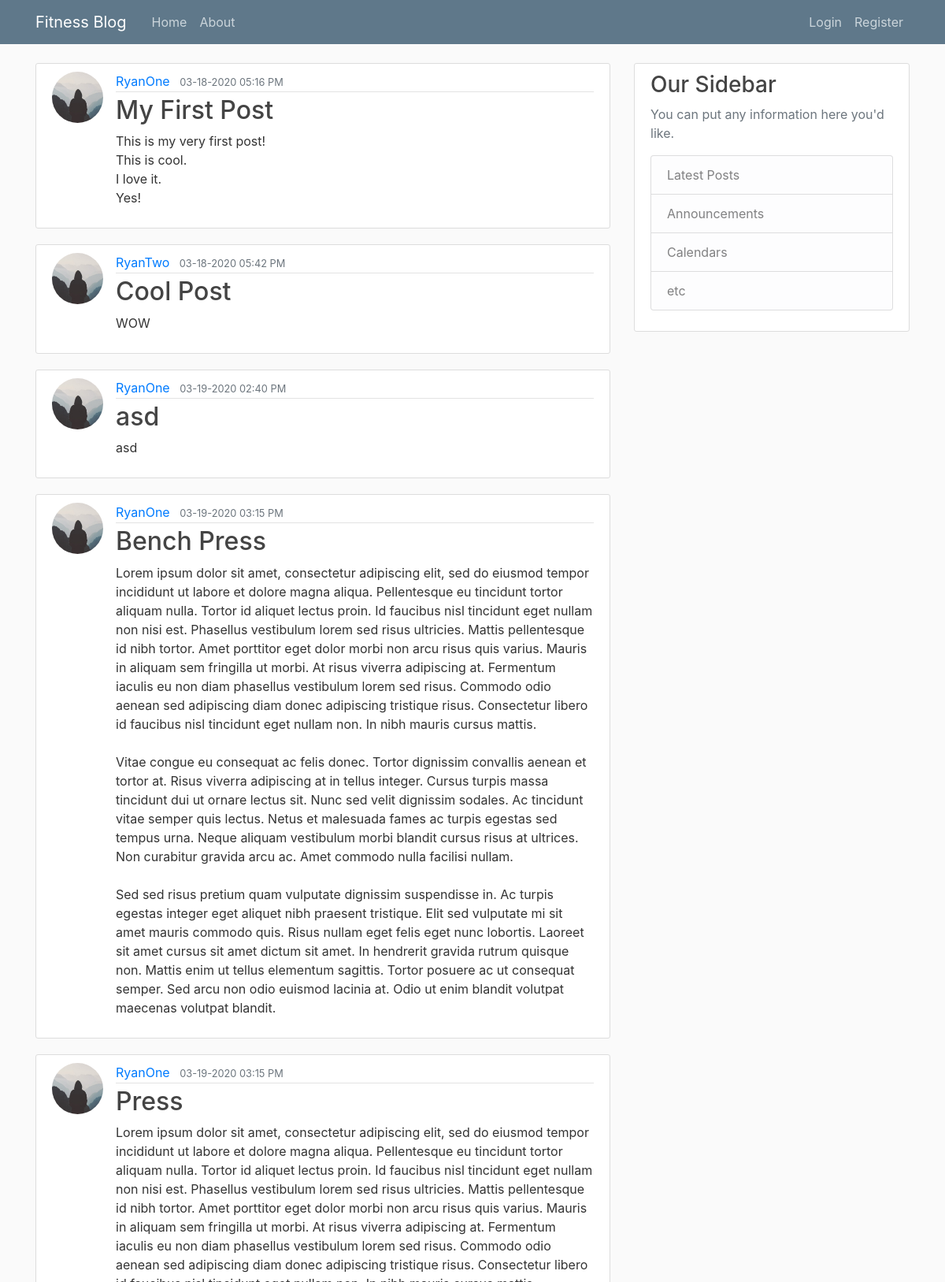
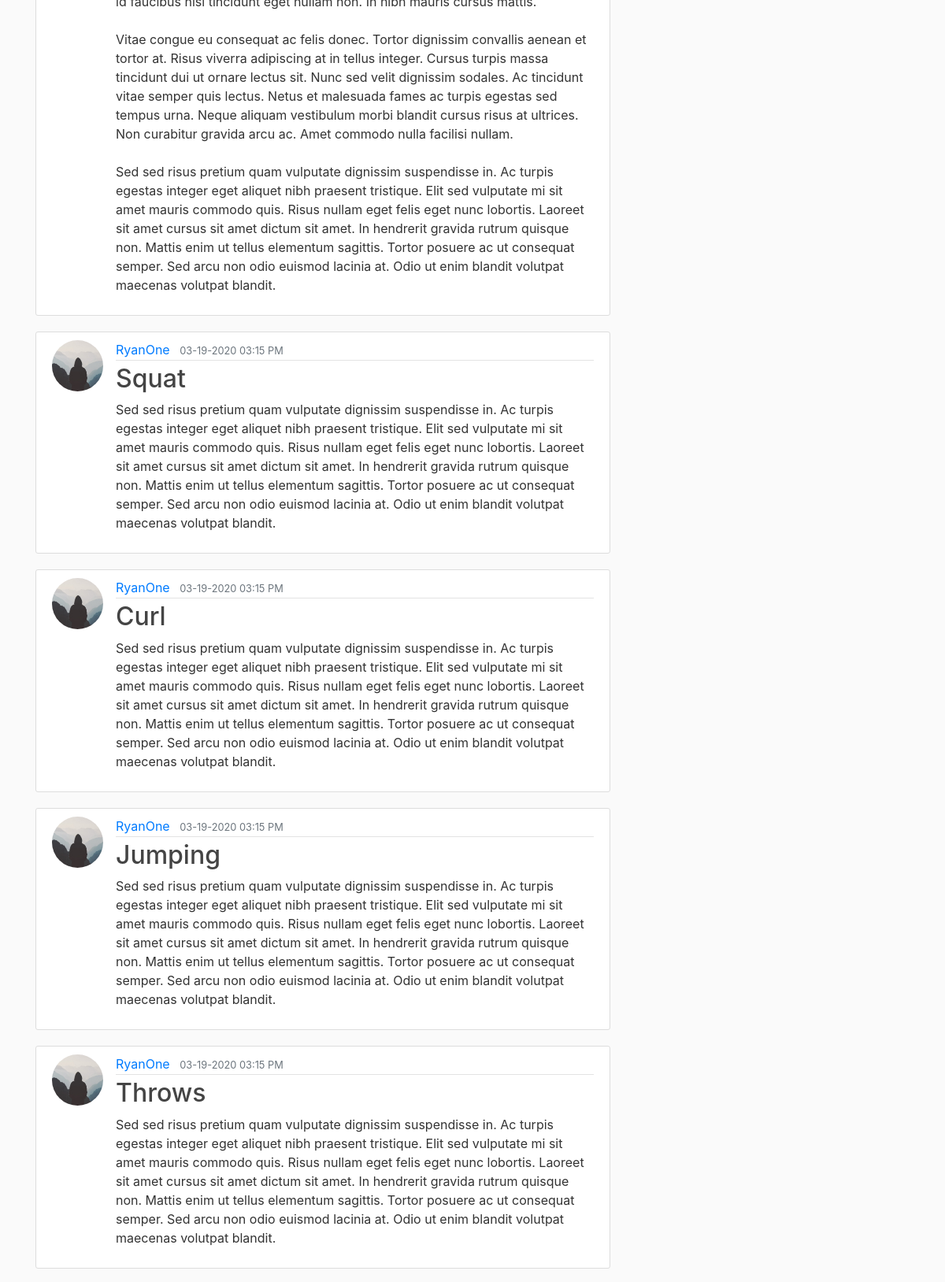
The page /home (upper part) on the database its author committed (2 pictures, top to bottom).
### fitnessblog/models.py (models this page shows, shortened)
class Post(db.Model):
    id = db.Column(db.Integer, primary_key=True)
    title = db.Column(db.String(100), nullable=False)
    date_posted = db.Column(db.DateTime, nullable=False, default=datetime.utcnow)
    content = db.Column(db.Text, nullable=False)
    user_id = db.Column(db.Integer, db.ForeignKey("user.id"), nullable=False)

class User(db.Model, UserMixin):
    id = db.Column(db.Integer, primary_key=True)
    username = db.Column(db.String(20), unique=True, nullable=False)
    email = db.Column(db.String(120), unique=True, nullable=False)
    image_file = db.Column(db.String(20), nullable=False, default="default.jpg")
    password = db.Column(db.String(60), nullable=False)
    posts = db.relationship("Post", backref="author", lazy=True)

### fitnessblog/routes.py (the view)
@app.route("/")
@app.route("/home")
def home():
    posts = Post.query.all()
    return render_template("home.html", posts=posts)

### fitnessblog/templates/home.html
{% extends "layout.html" %}
{% block content %}
  {% for post in posts %}
    <article class="media content-section">
      <img class="rounded-circle article-img" src="{{ url_for('static', filename='profile_pics/' + post.author.image_file) }}">
      <div class="media-body">
        <div class="article-metadata">
          <a class="mr-2" href="#">{{ post.author.username }}</a>
          <small class="text-muted">{{ post.date_posted.strftime('%m-%d-%Y %I:%M %p') }}</small>
        </div>
        <h2><a class="article-title" href="{{ url_for('post', post_id=post.id) }}">{{ post.title }}</a></h2>
        <p class="article-content">{{ post.content }}</p>
      </div>
    </article>
  {% endfor %}
{% endblock content %}

### fitnessblog/templates/layout.html (shortened to what this page needs)
<!DOCTYPE html>
<html lang="en">
  <head>
    <link rel="stylesheet" href="https://stackpath.bootstrapcdn.com/bootstrap/4.3.1/css/bootstrap.min.css">
    <link rel="stylesheet" type="text/css" href="{{ url_for('static', filename='main.css') }}">
  </head>
    <body>
      <header class="site-header">
        <nav class="navbar navbar-expand-md navbar-dark bg-steel fixed-top">
          <div class="container">
            <a class="navbar-brand mr-4" href="/">Fitness Blog</a>
            <div class="collapse navbar-collapse" id="navbarToggle">
              <div class="navbar-nav mr-auto">
                <a class="nav-item nav-link" href="{{ url_for('home') }}">Home</a>
                <a class="nav-item nav-link" href="{{ url_for('about') }}">About</a>
              </div>
              <div class="navbar-nav">
                {% if current_user.is_authenticated %}
                  <a class="nav-item nav-link" href="{{ url_for('new_post') }}">Create Post</a>
                  <a class="nav-item nav-link" href="{{ url_for('account') }}">Account</a>
                  <a class="nav-item nav-link" href="{{ url_for('logout') }}">Logout</a>
                {% else %}
                  <a class="nav-item nav-link" href="{{ url_for('login') }}">Login</a>
                  <a class="nav-item nav-link" href="{{ url_for('register') }}">Register</a>
                {% endif %}
              </div>
            </div>
          </div>
        </nav>
      </header>
      <main role="main" class="container">
        <div class="row">
          <div class="col-md-8">
            {% block content %}{% endblock %}
          </div>
          <div class="col-md-4">
            <div class="content-section">
              <h3>Our Sidebar</h3>
              <p class='text-muted'>You can put any information here you'd like.
                <ul class="list-group">
                  <li class="list-group-item list-group-item-light">Latest Posts</li>
                  <li class="list-group-item list-group-item-light">Announcements</li>
                  <li class="list-group-item list-group-item-light">Calendars</li>
                  <li class="list-group-item list-group-item-light">etc</li>
                </ul>
              </p>
            </div>
          </div>
        </div>
      </main>
    </body>
</html>

### fitnessblog/static/main.css (style rules this page uses)
body { background: #fafafa; color: #333333; margin-top: 5rem; }
h1, h2, h3, h4, h5, h6 { color: #444444; }
.bg-steel { background-color: #5f788a; }
.site-header .navbar-nav .nav-link { color: #cbd5db; }
.content-section { background: #ffffff; padding: 10px 20px; border: 1px solid #dddddd; border-radius: 3px; margin-bottom: 20px; }
.article-title { color: #444444; }
.article-content { white-space: pre-line; }
.article-img { height: 65px; width: 65px; margin-right: 16px; }
.article-metadata { padding-bottom: 1px; margin-bottom: 4px; border-bottom: 1px solid #e3e3e3; }

### rows shown on the page
Post: image_file (placeholder picture), author.username "RyanOne", date_posted "03-18-2020 05:16 PM", title "My First Post", content "This is my very first post! This is cool. I love it. Yes!"
Post: image_file (placeholder picture), author.username "RyanTwo", date_posted "03-18-2020 05:42 PM", title "Cool Post", content "WOW"
Post: image_file (placeholder picture), author.username "RyanOne", date_posted "03-19-2020 02:40 PM", title "asd", content "asd"
Post: image_file (placeholder picture), author.username "RyanOne", date_posted "03-19-2020 03:15 PM", title "Bench Press", content "Lorem ipsum dolor sit amet, consectetur adipiscing elit, sed do eiusmod tempor incididunt ut labore et dolore magna aliqua. Pellentesque eu tincidunt tortor aliquam nulla. Tortor id aliquet lectus proin. Id faucibus nisl tincidunt eget nullam non nisi est. Phasellus vestibulum lorem sed risus ultricies. Mattis pellentesque id nibh tortor. Amet porttitor eget dolor morbi non arcu risus quis varius. Mauris in aliquam sem fringilla ut morbi. At risus viverra adipiscing at. Fermentum iaculis eu non diam phasellus vestibulum lorem sed risus. Commodo odio aenean sed adipiscing diam donec adipiscing tristique risus. Consectetur libero id faucibus nisl tincidunt eget nullam non. In nibh mauris…"
Post: image_file (placeholder picture), author.username "RyanOne", date_posted "03-19-2020 03:15 PM", title "Press", content "Lorem ipsum dolor sit amet, consectetur adipiscing elit, sed do eiusmod tempor incididunt ut labore et dolore magna aliqua. Pellentesque eu tincidunt tortor aliquam nulla. Tortor id aliquet lectus proin. Id faucibus nisl tincidunt eget nullam non nisi est. Phasellus vestibulum lorem sed risus ultricies. Mattis pellentesque id nibh tortor. Amet porttitor eget dolor morbi non arcu risus quis varius. Mauris in aliquam sem fringilla ut morbi. At risus viverra adipiscing at. Fermentum iaculis eu non diam phasellus vestibulum lorem sed risus. Commodo odio aenean sed adipiscing diam donec adipiscing tristique risus. Consectetur libero id faucibus nisl tincidunt eget nullam non. In nibh mauris…"
Post: image_file (placeholder picture), author.username "RyanOne", date_posted "03-19-2020 03:15 PM", title "Squat", content "Sed sed risus pretium quam vulputate dignissim suspendisse in. Ac turpis egestas integer eget aliquet nibh praesent tristique. Elit sed vulputate mi sit amet mauris commodo quis. Risus nullam eget felis eget nunc lobortis. Laoreet sit amet cursus sit amet dictum sit amet. In hendrerit gravida rutrum quisque non. Mattis enim ut tellus elementum sagittis. Tortor posuere ac ut consequat semper. Sed arcu non odio euismod lacinia at. Odio ut enim blandit volutpat maecenas volutpat blandit."
Post: image_file (placeholder picture), author.username "RyanOne", date_posted "03-19-2020 03:15 PM", title "Curl", content "Sed sed risus pretium quam vulputate dignissim suspendisse in. Ac turpis egestas integer eget aliquet nibh praesent tristique. Elit sed vulputate mi sit amet mauris commodo quis. Risus nullam eget felis eget nunc lobortis. Laoreet sit amet cursus sit amet dictum sit amet. In hendrerit gravida rutrum quisque non. Mattis enim ut tellus elementum sagittis. Tortor posuere ac ut consequat semper. Sed arcu non odio euismod lacinia at. Odio ut enim blandit volutpat maecenas volutpat blandit."
Post: image_file (placeholder picture), author.username "RyanOne", date_posted "03-19-2020 03:15 PM", title "Jumping", content "Sed sed risus pretium quam vulputate dignissim suspendisse in. Ac turpis egestas integer eget aliquet nibh praesent tristique. Elit sed vulputate mi sit amet mauris commodo quis. Risus nullam eget felis eget nunc lobortis. Laoreet sit amet cursus sit amet dictum sit amet. In hendrerit gravida rutrum quisque non. Mattis enim ut tellus elementum sagittis. Tortor posuere ac ut consequat semper. Sed arcu non odio euismod lacinia at. Odio ut enim blandit volutpat maecenas volutpat blandit."
Post: image_file (placeholder picture), author.username "RyanOne", date_posted "03-19-2020 03:15 PM", title "Throws", content "Sed sed risus pretium quam vulputate dignissim suspendisse in. Ac turpis egestas integer eget aliquet nibh praesent tristique. Elit sed vulputate mi sit amet mauris commodo quis. Risus nullam eget felis eget nunc lobortis. Laoreet sit amet cursus sit amet dictum sit amet. In hendrerit gravida rutrum quisque non. Mattis enim ut tellus elementum sagittis. Tortor posuere ac ut consequat semper. Sed arcu non odio euismod lacinia at. Odio ut enim blandit volutpat maecenas volutpat blandit."
